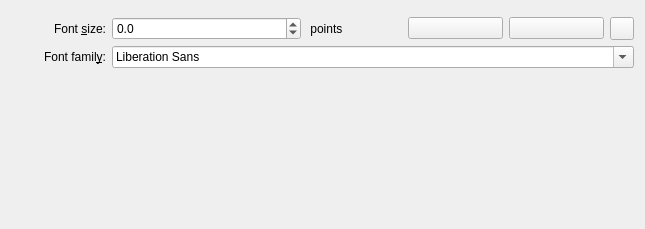
<?xml version="1.0" encoding="UTF-8"?>
<ui version="4.0">
 <class>LabelPropertiesTab</class>
 <widget class="QWidget" name="LabelPropertiesTab">
  <property name="windowModality">
   <enum>Qt::NonModal</enum>
  </property>
  <property name="geometry">
   <rect>
    <x>0</x>
    <y>0</y>
    <width>645</width>
    <height>229</height>
   </rect>
  </property>
  <property name="windowTitle">
   <string>Form</string>
  </property>
  <layout class="QVBoxLayout" name="verticalLayout">
   <item>
    <widget class="Kst::LabelBuilder" name="_labelText" native="true"/>
   </item>
   <item>
    <layout class="QGridLayout" name="gridLayout">
     <item row="0" column="0">
      <widget class="QLabel" name="_Label_11">
       <property name="text">
        <string>Font &amp;size:</string>
       </property>
       <property name="alignment">
        <set>Qt::AlignRight|Qt::AlignTrailing|Qt::AlignVCenter</set>
       </property>
       <property name="buddy">
        <cstring>_labelFontScale</cstring>
       </property>
      </widget>
     </item>
     <item row="0" column="1" colspan="2">
      <widget class="QDoubleSpinBox" name="_labelFontScale">
       <property name="decimals">
        <number>1</number>
       </property>
       <property name="minimum">
        <double>-25.000000000000000</double>
       </property>
       <property name="singleStep">
        <double>1.000000000000000</double>
       </property>
      </widget>
     </item>
     <item row="1" column="0">
      <widget class="QLabel" name="_Label_12">
       <property name="text">
        <string>Font famil&amp;y:</string>
       </property>
       <property name="alignment">
        <set>Qt::AlignRight|Qt::AlignTrailing|Qt::AlignVCenter</set>
       </property>
       <property name="buddy">
        <cstring>_family</cstring>
       </property>
      </widget>
     </item>
     <item row="1" column="1" colspan="6">
      <widget class="QFontComboBox" name="_family"/>
     </item>
     <item row="0" column="5">
      <widget class="QPushButton" name="_italic">
       <property name="toolTip">
        <string>Italic</string>
       </property>
       <property name="text">
        <string/>
       </property>
       <property name="shortcut">
        <string>Alt+I</string>
       </property>
       <property name="checkable">
        <bool>true</bool>
       </property>
       <property name="si" stdset="0">
        <string>label italic</string>
       </property>
      </widget>
     </item>
     <item row="0" column="6">
      <widget class="Kst::ColorButton" name="_labelColor">
       <property name="si" stdset="0">
        <string>label color</string>
       </property>
      </widget>
     </item>
     <item row="0" column="4">
      <widget class="QPushButton" name="_bold">
       <property name="toolTip">
        <string>Bold</string>
       </property>
       <property name="text">
        <string/>
       </property>
       <property name="shortcut">
        <string>Alt+B</string>
       </property>
       <property name="checkable">
        <bool>true</bool>
       </property>
       <property name="si" stdset="0">
        <string>label bold</string>
       </property>
      </widget>
     </item>
     <item row="0" column="3">
      <widget class="QLabel" name="label">
       <property name="text">
        <string> points</string>
       </property>
      </widget>
     </item>
    </layout>
   </item>
   <item>
    <spacer>
     <property name="orientation">
      <enum>Qt::Vertical</enum>
     </property>
     <property name="sizeHint" stdset="0">
      <size>
       <width>20</width>
       <height>131</height>
      </size>
     </property>
    </spacer>
   </item>
  </layout>
 </widget>
 <customwidgets>
  <customwidget>
   <class>Kst::ColorButton</class>
   <extends>QToolButton</extends>
   <header>colorbutton.h</header>
  </customwidget>
  <customwidget>
   <class>Kst::LabelBuilder</class>
   <extends>QWidget</extends>
   <header>labelbuilder.h</header>
  </customwidget>
 </customwidgets>
 <tabstops>
  <tabstop>_labelFontScale</tabstop>
  <tabstop>_bold</tabstop>
  <tabstop>_italic</tabstop>
  <tabstop>_labelColor</tabstop>
  <tabstop>_family</tabstop>
 </tabstops>
 <resources/>
 <connections/>
</ui>
